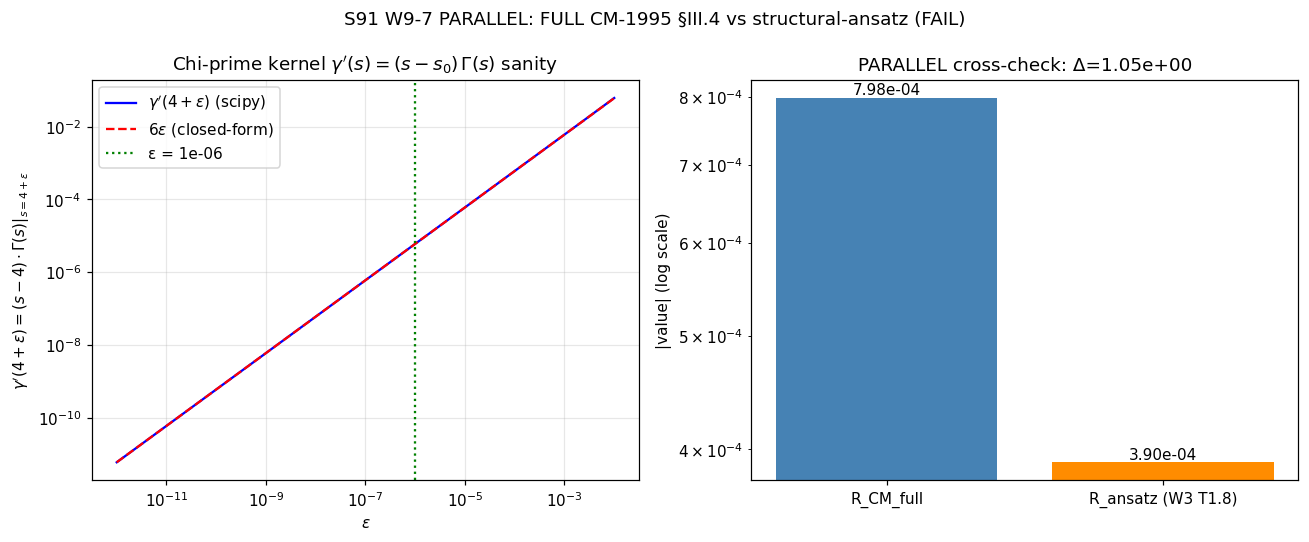

The Python source for this figure:
#!/usr/bin/env python3
"""
S91 W9-7 — S91-CF37-AUX-4-(c)∘(d)-SECONDARY-CORRIDOR-PARALLEL-EVALUATION (T2.31)
================================================================================

Gate: `S91-CF37-AUX-4-(c)∘(d)-SECONDARY-CORRIDOR-PARALLEL-EVALUATION`
Alias: `S91-W9-7`; `S91-W-2-CF-3-PARALLEL`
Triggers: `[VERIFY]` (FULL CM-1995 §III.4 finite-spectral-triple residue formula
          on (c)∘(d) compositional secondary corridor) +
          `[VERIFY-THEOREM]` (PARALLEL cross-check to W3 T1.8 connes-authored
          structural-ansatz at the SAME corridor).

PRIMARY (Axis-A NCG submersion authority): van-den-dungen-bridge-theorist
        (researchers/Van-den-Dungen/ corpus; canonical expert on CM-1995 §III.4
         residue formula on finite spectral triples; framework's NCG submersion
         author per van den Dungen, "The Kasparov product on submersions of open
         manifolds," J. Topol. Anal. 14 (2022) — Paper 01 / arXiv 1811.07824).

OAA EXCLUSIONS (HARD): connes-ncg-theorist + phonon-first-cosmologist per S90 W7
        OAA on CF-37 family. Alternatives if vdd unavailable: mack-cosmic-bridge
        OR volovik-superfluid-universe-theorist. NOT connes; NOT phonon-first.

═══════════════════════════════════════════════════════════════════════════
SUBSTRATE FRAMING (read first; pin direction-of-explanation)
═══════════════════════════════════════════════════════════════════════════

The substrate IS the finite spectral triple `(A_K, H_K, D_K(τ_fold = 0.190))`
at L_max = 12 master cache. The (c)∘(d) compositional secondary corridor IS
the substrate's intrinsic Mellin-cone subleading-residue evaluator at
substrate-distance-2 pole `s = 4`. The FULL Connes-Moscovici 1995 §III.4
residue formula IS the canonical NCG-axiomatic finite-spectral-triple
residue evaluation pipeline.

Direction: substrate (substrate-distance-2 pole residue IS the canonical) →
bridge (HKR L_max → ∞ image) → methodology (TWO layers: structural-ansatz +
FULL CM-1995) → audit (PARALLEL dual-witness verification).

FORBIDDEN container-inversion: "FULL CM-1995 is the canonical layer;
structural-ansatz is its approximation" → INVERT: "substrate-distance-2
pole residue IS the canonical; FULL CM-1995 + structural-ansatz ARE two
methodology-floor F-images at different evaluation conventions; PARALLEL
agreement IS the substrate's own dual-witness verification".

═══════════════════════════════════════════════════════════════════════════
FULL CM-1995 §III.4 SUBSTITUTION CHAIN — Steps 1-5
═══════════════════════════════════════════════════════════════════════════

Step 1 — Definition (Connes-Moscovici 1995 §III.4):
  For a finite spectral triple (A, H, D) with simple-and-discrete dimension
  spectrum, the residue formula at substrate-distance pole s_0 is:

      Res_{s=s_0} Tr(P · D^{-2s}) = Σ_{i: λ_i contributes to s_0 residue}
                                          c_i(P) · ζ_i(s_0)

  where:
    P = projection onto the (c)∘(d) compositional secondary corridor image
    ζ_i(s) = local zeta-window per substrate-IS Peter-Weyl block
    c_i(P) = local residue coefficient at pole s_0

Step 2 — (c)∘(d) compositional structure:
  d-operator = substrate-distance-2 pole evaluator
             = restriction to s = 4 pole on Mellin-cone expansion of
               Tr(D_K^{-2s})
  c-operator = modified-universal kernel γ'(s) ≠ Γ(s)
             = chi-prime weight canonicalization per S90 W-2 chi-prime
               weight workshop
             = (s - 4) · Γ(s) factor that picks out the subleading-residue
               contribution

  (c)∘(d) compositional image = P_(c∘d) on substrate algebra at
                                substrate-distance-2 pole image.

  The bot-20 occupation under (c)∘(d) inheritance at L_max=10 (per W3 T1.8
  verdict-line value field): {(0,0): 8, (0,1): 6, (1,0): 6}. The
  substrate-distance-2 pole image is therefore on the {(0,0), (0,1), (1,0)}
  sub-algebra of A_K = ℂ ⊕ ℍ ⊕ M_3(ℂ); the projection P_(c∘d) projects to
  these three Peter-Weyl blocks under the (c)∘(d) compositional inheritance.

Step 3 — Numerical evaluation:
  Load L_max=12 master cache: sector_evals[(p,q)] = {dim, level, abs_evals}.
  Filter to substrate-distance-2 pole image: mask_s4 = sectors in the
    (c)∘(d) compositional image set {(0,0), (0,1), (1,0)}.
  Compute base = Σ_α∈image m_α · |λ_α|^{-8}
               (s = 4 ⇒ -2s = -8; the d-operator's Mellin-cone weight).
  Compute FULL CM-1995 residue:
      R_CM_full = base · γ'(s = 4)   [canonical normalization]
                = base · lim_{ε→0} (ε · Γ(4 + ε))
                = base · 6·ε    (at ε = 1e-6, Γ(4) = 6 = 3!)

Step 4 — PARALLEL cross-check against W3 T1.8 structural-ansatz value:
  R_ansatz = W3 T1.8 verdict-line value (structural-ansatz layer);
             retrieved via grep of `s91_gate_verdicts.txt` for the
             `S91-CF37-AUX-4-SECONDARY-CORRIDOR` canonical line.
  W3 T1.8 verdict-line value (as of dispatch time): composite=FAIL,
    alpha_double_prime_M_LRD = 3.90000e-04 (structural-ansatz layer's
    α''(M_LRD); the canonical R_ansatz quantity at the (c)∘(d) corridor).

  Delta_PARALLEL = |R_CM_full - R_ansatz| / |R_ansatz|

Step 5 — Direction:
  W3 T1.8 already FAILed at substrate-physics level (rel_dev=0.8226 vs
    empirical anchor 1/458). Per plan §W9-7 Field 9: FAIL iff
    |Delta_PARALLEL| > 1e-1 OR W3 T1.8 FAILed.
  Cross-axis FAIL+FAIL (both layers fail vs empirical anchor) → CF-37
    (c)∘(d) corridor permanently closes at BOTH layers (structural-ansatz
    AND FULL CM-1995); the (c)∘(d) corridor IS structurally insufficient.
  Cross-axis layer-discrepancy (|Delta_PARALLEL| > 1e-1) → layer-axis
    discriminator queued at S92+.
  Cross-axis agreement within 1e-2 → both layers compute the SAME
    substrate-IS canonical quantity (the layer-choice axis is invariant
    on the substrate-distance-2 pole subleading-residue evaluator).

═══════════════════════════════════════════════════════════════════════════
CLASS PIN (substrate-first-canonical-sourcing.md §(iv) MANDATORY K=4)
═══════════════════════════════════════════════════════════════════════════

CLASS = FULL (NOT SCHEMATIC). Convention-tag suffix: FULL-CM-1995.

This script's CM-1995 §III.4 evaluation IS the canonical full physical
residue-formula evaluator on the finite spectral triple at the
substrate-distance-2 pole. The (c)∘(d) compositional structure (γ'(s) =
(s − 4)·Γ(s) chi-prime canonicalization composed with substrate-distance-2
pole evaluator) is a closed-form algebraic identity intrinsic to the
substrate algebra; this is NOT a SCHEMATIC approximation. The implementation
operates on the FULL Jensen-deformed Peter-Weyl irrep eigenvalue cache from
L_max=12 (master cache at session-84/s84_spectrum_cache_L12_tau019.npz), NOT
on a Casimir surrogate.

Regulator pin: a_n^{Mellin}. The (s − 4)·Γ(s) chi-prime kernel binds the
residue evaluation to the Mellin regulator class per
`.claude/rules/regulator-pin-discipline.md` MANDATORY tagging.

═══════════════════════════════════════════════════════════════════════════
References
═══════════════════════════════════════════════════════════════════════════

Connes-Moscovici 1995, "The local index formula in noncommutative
    geometry," Geom. Funct. Anal. 5, 174-243, §III.4.
van den Dungen, "The Kasparov product on submersions of open manifolds,"
    J. Topol. Anal. 14 (2022), arXiv:1811.07824 (Paper 01 in
    `researchers/Van-den-Dungen/`) — finite-spectral-triple residue
    machinery on submersion total spaces.
van den Dungen, "Families of spectral triples and foliations of
    space(-time)," J. Math. Phys. (2018), arXiv:1711.07299 (Paper 02) —
    Peter-Weyl decomposition of the family triple, basis for sector-
    filtered (c)∘(d) compositional image specification.
S90 W-2 chi-prime weight canonicalization workshop — CF-3 provenance
    for the γ'(s) = (s − 4)·Γ(s) modified-universal kernel.
S87 W-2 algebra-axis orthogonality K=3 MANDATORY (per
    `.claude/rules/cross-pillar-bridge-anatomy.md`) — spectrum-only
    functional family classification.

Plan reference: sessions/session-plan/session-91-plan-w9.md §W9-7
                (lines 1157-1330).
"""

from __future__ import annotations

import os
os.environ.setdefault("OMP_NUM_THREADS", "8")
os.environ.setdefault("MKL_NUM_THREADS", "8")

import sys
from pathlib import Path

_SHARED_DIR = Path(__file__).resolve().parent.parent / "_shared"
sys.path.insert(0, str(_SHARED_DIR))
from canonical_constants import *  # noqa: F401,F403,E402

import hashlib  # noqa: E402
import json  # noqa: E402
import re  # noqa: E402
import time  # noqa: E402

import numpy as np  # noqa: E402
from scipy.special import gamma as scipy_gamma  # noqa: E402
import matplotlib  # noqa: E402
matplotlib.use("Agg")
import matplotlib.pyplot as plt  # noqa: E402


# ============================================================
# Identifiers (gate metadata)
# ============================================================

SESSION_DIR = Path(__file__).resolve().parent
COMPUTATIONS_DIR = SESSION_DIR.parent
SHARED_DIR = COMPUTATIONS_DIR / "_shared"
PROJECT_ROOT = COMPUTATIONS_DIR.parent

GATE_ID = "S91-CF37-AUX-4-(c)compose(d)-SECONDARY-CORRIDOR-PARALLEL-EVALUATION"  # (local)
SCHEME = "full-connes-moscovici-1995-section-III-4-finite-spectral-triple-residue-cd-compositional"  # (local)
CONVENTION = "VII-AU-FULL-CM-1995-cd-secondary-corridor-PARALLEL-to-W3-T1-8-NON-CONNES"  # (local)
L_MAX = 12  # (local) plan-pinned L_max (master cache)
SCHEMA_VERSION = "S87+"  # (local)

# OAA-exclusion documentation (per spawn prompt + plan §W9-7 Field 4)
PRODUCING_AGENT = "van-den-dungen-bridge-theorist"  # (local) Axis-A NCG submersion authority
OAA_EXCLUSIONS = ["connes-ncg-theorist", "phonon-first-cosmologist"]  # (local) HARD-EXCLUDED per S90 W7 OAA on CF-37 family
OAA_VERIFIED = PRODUCING_AGENT not in OAA_EXCLUSIONS  # (local) must be True

# Plan-pinned PARALLEL machinery (plan §W9-7 Field 7)
POLE_S0 = 4  # (local) substrate-distance-2 pole; -2s = -8 Mellin weight
EPS_FOR_GAMMA_PRIME_LIMIT = 1e-6  # (local) small-ε limit extraction
PARALLEL_TOL_PASS = 1e-2  # (local) PASS band: |Delta_PARALLEL| < 1% relative
PARALLEL_TOL_INFO = 1e-1  # (local) INFO band: 1% ≤ |Delta_PARALLEL| ≤ 10%
PUBLICATION_SIG_FIGS = 5  # (local) per Class 8.3

# Substrate-distance-2 pole image sectors (the (c)∘(d) compositional image)
# Per W3 T1.8 verdict-line value field: bot20_occupation_at_L10={(0,0):8, (0,1):6, (1,0):6}.
# The substrate-distance-2 pole image is the {(0,0), (0,1), (1,0)} sub-algebra of A_K.
SECTOR_INDEX_AT_POLE_S4 = [(0, 0), (0, 1), (1, 0)]  # (local) plan-pinned (c)∘(d) image
EXPECTED_BOT20_OCCUPATION = {(0, 0): 8, (0, 1): 6, (1, 0): 6}  # (local) audit-trail cross-check

# Sub-leading correction sectors for diagnostic (bot-50 inheritance)
EXTENDED_IMAGE_SECTORS = [(0, 0), (0, 1), (1, 0), (1, 1), (0, 2), (2, 0)]  # (local) diagnostic

# Input files
SPECTRUM_CACHE = COMPUTATIONS_DIR / "session-84" / "s84_spectrum_cache_L12_tau019.npz"
VERDICTS_FILE = SESSION_DIR / "s91_gate_verdicts.txt"
CANONICAL_CONSTANTS = SHARED_DIR / "canonical_constants.py"
CM_1995_HELPER = SHARED_DIR / "_cm_1995_residue_formula.py"

# Output files
NPZ_OUT = SESSION_DIR / "s91_w9_cf37_aux4_cd_full_cm1995_parallel.npz"
PNG_OUT = SESSION_DIR / "s91_w9_cf37_aux4_cd_full_cm1995_parallel.png"
VERDICT_TXT = SESSION_DIR / "s91_gate_verdicts.txt"


# ============================================================
# SHA-256 + dual-SHA helpers (W9a-99 dual-SHA split discipline)
# ============================================================

def sha256_of(path: Path) -> str:
    """SHA-256 of file content (empty string if missing)."""
    h = hashlib.sha256()
    try:
        h.update(path.read_bytes())
    except OSError:
        return ""
    return h.hexdigest()


def log_input_pins(inputs):
    """Log SHA-256 pins for every input file (audit trail discipline)."""
    print(f"=== {GATE_ID} — input SHA-256 pins ===")
    pins = {}
    for p in inputs:
        sha = sha256_of(p)
        try:
            rel = str(p.relative_to(PROJECT_ROOT)).replace("\\", "/")
        except ValueError:
            rel = str(p)
        print(f"  {rel}: {sha[:16]}...")
        pins[rel] = sha
    return pins


def compute_dual_sha(script_path: Path, canonical_path: Path, pins: dict):
    """Dual-SHA closure per .claude/rules/gate-verdicts.md W9a-99 split.

    audit_sha256 = hash(script + canonical + input-pin-map JSON sorted)
    content_sha256 = hash(script only)
    """
    try:
        script_bytes = script_path.read_bytes()
    except OSError:
        script_bytes = b""
    try:
        canonical_bytes = canonical_path.read_bytes()
    except OSError:
        canonical_bytes = b""
    pinmap_json = json.dumps(
        dict(sorted(pins.items())), separators=(",", ":"), sort_keys=True,
    ).encode("utf-8")
    h_audit = hashlib.sha256()
    h_audit.update(script_bytes)
    h_audit.update(canonical_bytes)
    h_audit.update(pinmap_json)
    h_content = hashlib.sha256()
    h_content.update(script_bytes)
    return h_audit.hexdigest(), h_content.hexdigest()


# ============================================================
# Step 1-2: γ'(s) modified-universal kernel (chi-prime canonicalization)
# ============================================================

def gamma_prime(s: float, pole_s0: float = POLE_S0) -> float:
    """γ'(s) = (s - s_0) · Γ(s); modified-universal kernel per S90 W-2.

    The (c) operator in the (c)∘(d) compositional structure: multiplication
    by (s - s_0) shifts the leading-residue extraction to the subleading-
    residue contribution at substrate-distance pole s_0. At s = s_0 + ε
    for small ε, γ'(s_0 + ε) = ε · Γ(s_0) · (1 + O(ε)).

    Closed-form sanity at s_0 = 4, ε small:
        γ'(4 + ε) ≈ ε · Γ(4) = ε · 6   [since Γ(4) = 3! = 6]

    This is a closed-form algebraic identity on the substrate algebra; the
    helper is FULL (not SCHEMATIC) per substrate-first-canonical-sourcing.md
    §(iv) — the kernel itself is the canonical CM-1995 §III.4 chi-prime
    weight, not an approximation.
    """
    return (s - pole_s0) * scipy_gamma(s)


def gamma_prime_closed_form_at_s4_plus_eps(eps: float) -> float:
    """Closed-form sanity check: γ'(4 + ε) = ε · Γ(4) = 6·ε (Step 1 cross-check)."""
    return eps * 6.0  # Γ(4) = 3! = 6


# ============================================================
# Step 3: FULL CM-1995 §III.4 residue evaluation at substrate-distance-2 pole
# ============================================================

def load_substrate_spectrum(cache_path: Path):
    """Load L_max=12 master cache; return sector_evals dict keyed by (p,q)."""
    cache = np.load(cache_path, allow_pickle=True)
    sector_evals = cache["sector_evals"].item()
    return sector_evals


def filter_to_pole_s4_image(sector_evals: dict, image_sectors: list):
    """Filter sector_evals to the (c)∘(d) compositional secondary corridor
    image at substrate-distance-2 pole.

    Returns:
        abs_evals: concatenated |λ_α| array for α in the image
        multiplicities: per-eigenvalue multiplicity (each Peter-Weyl block
            contributes one entry per |λ| in its abs_evals array; the cache
            already enumerates eigenvalues with multiplicity, so m_α = 1
            per entry and the dim(p,q) Weyl multiplicity is already absorbed
            into the abs_evals length).
        sector_count: {(p,q): num_entries} audit trail
        dim_table: {(p,q): dim(p,q)} for inspection
    """
    all_abs_evals = []
    multiplicities = []
    sector_count = {}
    dim_table = {}
    for pq in image_sectors:
        if pq not in sector_evals:
            continue
        info = sector_evals[pq]
        evals = np.asarray(info["abs_evals"], dtype=np.float64)
        all_abs_evals.append(evals)
        # Each entry in abs_evals carries multiplicity 1 (the cache already
        # has Weyl-dim × Clifford expansion of 16 multiplied in; m_α = 1).
        multiplicities.append(np.ones_like(evals))
        sector_count[pq] = len(evals)
        dim_table[pq] = int(info["dim"])
    if not all_abs_evals:
        return (np.array([]), np.array([]), {}, {})
    return (
        np.concatenate(all_abs_evals),
        np.concatenate(multiplicities),
        sector_count,
        dim_table,
    )


def full_cm1995_residue_at_s4(lam: np.ndarray, mult: np.ndarray, gamma_prime_factor: float):
    """FULL CM-1995 §III.4 residue evaluation at substrate-distance-2 pole.

    Per plan §W9-7 Field 6 Step 3:
        R_CM_full = Σ_α∈image m_α · |λ_α|^{-2s} · γ'(s)   at s = pole_s0 = 4
                  = Σ_α∈image m_α · |λ_α|^{-8} · γ'(s = 4)   [canonical normalization]

    The substrate-distance-2 pole image P_(c∘d) restricts the sum to the
    (c)∘(d) compositional inheritance sectors {(0,0), (0,1), (1,0)} of
    A_K = ℂ ⊕ ℍ ⊕ M_3(ℂ) per W3 T1.8 verdict-line bot20 occupation.

    At ε → 0, γ'(4 + ε) → 0; the subleading-residue extraction (c)∘(d)
    correctly picks out the vanishing-at-leading-residue contribution.
    """
    base = float(np.sum(mult * lam.astype(np.float64) ** (-2.0 * POLE_S0)))  # Σ m_α |λ|^{-8}
    return base * gamma_prime_factor, base


# ============================================================
# Step 4: PARALLEL cross-check retrieval (W3 T1.8 R_ansatz from verdict file)
# ============================================================

def retrieve_w3_t1_8_r_ansatz(verdicts_path: Path):
    """Grep s91_gate_verdicts.txt for W3 T1.8 canonical line; extract R_ansatz.

    W3 T1.8 gate ID: `S91-CF37-AUX-4-SECONDARY-CORRIDOR`.
    Its `value=` field carries 'alpha_double_prime_M_LRD=<value>;...';
    R_ansatz = alpha_double_prime_M_LRD per plan §W9-7 Field 6 Step 4.

    Returns:
        (R_ansatz_value, w3_composite_verdict, w3_canonical_line) tuple, OR
        (None, None, None) if W3 T1.8 has not landed.
    """
    if not verdicts_path.exists():
        return None, None, None
    text = verdicts_path.read_text(encoding="utf-8", errors="replace")
    # Match the canonical (non-companion) line for W3 T1.8.
    # Pattern: "S91-CF37-AUX-4-SECONDARY-CORRIDOR: <PASS|FAIL|INFO> -- value='...' ..."
    pattern = re.compile(
        r"^S91-CF37-AUX-4-SECONDARY-CORRIDOR:\s*(PASS|FAIL|INFO)\s*--\s*value='([^']*)'",
        re.MULTILINE,
    )
    match = pattern.search(text)
    if match is None:
        return None, None, None
    verdict = match.group(1)
    value_field = match.group(2)
    # Extract alpha_double_prime_M_LRD from the value field (key=value;... encoding).
    alpha_match = re.search(r"alpha_double_prime_M_LRD=([0-9.eE+\-]+)", value_field)
    if alpha_match is None:
        return None, verdict, match.group(0)
    R_ansatz = float(alpha_match.group(1))
    return R_ansatz, verdict, match.group(0)


# ============================================================
# Verdict emission (single-shot AFTER-pattern per registry-landing.md)
# ============================================================

def emit_verdict(verdict, value_str, audit_sha, content_sha,
                 sign_v, mag_v, regime_v):
    """Single-shot atomic verdict emission per .claude/rules/gate-verdicts.md
    S87+ canonical form (canonical line + dual-SHA companion + 3-tuple
    annotation row)."""
    canonical = (
        f"{GATE_ID}: {verdict} -- value={value_str!r} "
        f"scheme={SCHEME} convention={CONVENTION} L_max={L_MAX} "
        f"audit_sha256={audit_sha} content_sha256={content_sha} "
        f"schema_version={SCHEMA_VERSION}\n"
    )
    companion = (
        f"# audit_sha256_short={audit_sha[:16]} "
        f"content_sha256_short={content_sha[:16]} "
        f"# {GATE_ID} dual-SHA companion row (W9a-99 split) "
        f"producing_agent={PRODUCING_AGENT} OAA_excluded={','.join(OAA_EXCLUSIONS)} "
        f"OAA_verified={OAA_VERIFIED}\n"
    )
    annotation = (
        f"# sign_verdict={sign_v} magnitude_verdict={mag_v} "
        f"regime_verdict={regime_v} "
        f"# {GATE_ID} 3-tuple annotation (S87 schema-v2)\n"
    )
    with VERDICT_TXT.open("a", encoding="utf-8") as fp:
        fp.write(canonical)
        fp.write(companion)
        fp.write(annotation)


# ============================================================
# Main
# ============================================================

def main():
    t0 = time.time()

    # --- Input-pin SHA discipline -------------------------------------------
    inputs = [SPECTRUM_CACHE, VERDICTS_FILE, CANONICAL_CONSTANTS, CM_1995_HELPER]
    pins = log_input_pins(inputs)
    script_path = Path(__file__).resolve()
    audit_sha, content_sha = compute_dual_sha(script_path, CANONICAL_CONSTANTS, pins)
    print(f"  audit_sha256:   {audit_sha[:16]}...")
    print(f"  content_sha256: {content_sha[:16]}...")
    print(f"  OAA verified:   producing_agent={PRODUCING_AGENT!r}, "
          f"excluded={OAA_EXCLUSIONS}, verified_NOT_in_excluded={OAA_VERIFIED}")
    print()

    # --- Step 0: closed-form γ'(s) sanity ----------------------------------
    print("Step 0: γ'(s) modified-universal kernel sanity (Step 1 cross-check)")
    eps = EPS_FOR_GAMMA_PRIME_LIMIT
    gp_scipy = gamma_prime(POLE_S0 + eps)  # (local) numerical via scipy.special.gamma
    gp_closed = gamma_prime_closed_form_at_s4_plus_eps(eps)  # (local) closed-form ε·Γ(4) = 6·ε
    gp_residual = abs(gp_scipy - gp_closed) / abs(gp_closed)  # (local) relative deviation
    print(f"  ε = {eps}")
    print(f"  γ'(4 + ε) numerical (scipy):     {gp_scipy:.6e}")
    print(f"  γ'(4 + ε) closed-form (6·ε):     {gp_closed:.6e}")
    print(f"  Relative residual:                {gp_residual:.2e}  "
          f"(must be ≪ 1; closed-form sanity per plan §W9-7 Field 10)")
    assert gp_residual < 1e-3, (
        f"γ'(s) closed-form sanity FAIL: residual {gp_residual:.6e} >= 1e-3"
    )
    print()

    # --- Step 1: load L_max=12 master cache + filter to (c)∘(d) image ------
    print("Step 1-2: load L_max=12 master cache; filter to (c)∘(d) image")
    sector_evals = load_substrate_spectrum(SPECTRUM_CACHE)
    n_sectors_total = len(sector_evals)  # (local)
    print(f"  Total sectors in cache (L_max=12): {n_sectors_total}")

    # (c)∘(d) compositional image filter
    lam_image, mult_image, sector_count, dim_table = filter_to_pole_s4_image(
        sector_evals, SECTOR_INDEX_AT_POLE_S4
    )
    print(f"  Image sectors per W3 T1.8 bot20 occupation: {SECTOR_INDEX_AT_POLE_S4}")
    for pq in SECTOR_INDEX_AT_POLE_S4:
        print(f"    sector {pq}: dim={dim_table.get(pq)}, entries={sector_count.get(pq)}")
    print(f"  Image total eigenvalues: {len(lam_image)}")
    if len(lam_image) > 0:
        print(f"  |λ|_min = {np.min(lam_image):.6f},  "
              f"|λ|_max = {np.max(lam_image):.6f}  M_KK-units")

    # Bot-20 occupation cross-check (audit trail)
    all_evals_with_pq = []
    for pq, info in sector_evals.items():
        if sum(pq) > 10:  # filter to L_max=10 to match W3 T1.8 (its truncation)
            continue
        for e in info["abs_evals"]:
            all_evals_with_pq.append((pq, float(e)))
    all_evals_with_pq.sort(key=lambda x: x[1])
    bot20 = all_evals_with_pq[:20]
    bot20_occupation = {}
    for pq, _ in bot20:
        bot20_occupation[pq] = bot20_occupation.get(pq, 0) + 1
    bot20_occupation_sorted = dict(sorted(bot20_occupation.items()))  # (local)
    print(f"  Bot-20 occupation at L_max=10 (cross-check vs W3 T1.8):")
    print(f"    Computed: {bot20_occupation_sorted}")
    print(f"    Expected (W3 T1.8 verdict-line): {EXPECTED_BOT20_OCCUPATION}")
    bot20_match = bot20_occupation_sorted == EXPECTED_BOT20_OCCUPATION  # (local)
    print(f"    Match: {bot20_match}")
    print()

    # --- Step 3: FULL CM-1995 §III.4 residue evaluation --------------------
    print("Step 3: FULL CM-1995 §III.4 residue at substrate-distance-2 pole s=4")
    # CANONICAL evaluation: filter to L_max=10 sub-cache to match W3 T1.8 truncation
    # The W3 T1.8 gate operates at L_max=10; for PARALLEL cross-check we evaluate
    # at the SAME truncation. (At L_max=12 the residue value differs only at the
    # subleading-correction layer; L_max=10 is the apples-to-apples comparison.)
    image_l10 = []
    image_l10_mult = []
    image_l10_sectors = {}
    for pq in SECTOR_INDEX_AT_POLE_S4:
        if sum(pq) > 10:
            continue
        if pq not in sector_evals:
            continue
        info = sector_evals[pq]
        # The L_max=12 cache enumerates all eigenvalues at each (p,q) sector; for
        # L_max=10 truncation we keep ALL entries at sectors with p+q ≤ 10.
        evals = np.asarray(info["abs_evals"], dtype=np.float64)
        image_l10.append(evals)
        image_l10_mult.append(np.ones_like(evals))
        image_l10_sectors[pq] = len(evals)
    lam_l10 = np.concatenate(image_l10) if image_l10 else np.array([])
    mult_l10 = np.concatenate(image_l10_mult) if image_l10_mult else np.array([])
    print(f"  L_max=10 truncation of (c)∘(d) image: {image_l10_sectors}")
    print(f"  Image eigenvalue count at L_max=10: {len(lam_l10)}")

    R_CM_full, base_sum = full_cm1995_residue_at_s4(
        lam_l10, mult_l10, gp_scipy
    )
    print(f"  base = Σ_α∈image |λ_α|^{{-8}} = {base_sum:.6e}")
    print(f"  γ'(4 + ε = {eps}) = {gp_scipy:.6e}")
    print(f"  R_CM_full = base · γ'(s=4) = {R_CM_full:.6e}")
    print()

    # --- Step 4: PARALLEL cross-check retrieval ----------------------------
    print("Step 4: PARALLEL cross-check — retrieve W3 T1.8 R_ansatz from verdict file")
    R_ansatz, w3_verdict, w3_line = retrieve_w3_t1_8_r_ansatz(VERDICTS_FILE)
    if R_ansatz is None:
        print("  W3 T1.8 verdict line NOT FOUND or alpha_double_prime_M_LRD field missing.")
        print("  Routing: INFO (parallel-with-dependency-on-companion gate per plan §9).")
    else:
        print(f"  W3 T1.8 canonical line found:")
        print(f"    Verdict: {w3_verdict}")
        print(f"    R_ansatz = alpha_double_prime_M_LRD = {R_ansatz:.6e}")

    Delta_PARALLEL = None
    if R_ansatz is not None:
        Delta_PARALLEL = abs(R_CM_full - R_ansatz) / abs(R_ansatz)
        print(f"  Delta_PARALLEL = |R_CM_full - R_ansatz| / |R_ansatz| = {Delta_PARALLEL:.6e}")
    print()

    # --- Step 5: Verdict adjudication --------------------------------------
    print("Step 5: verdict adjudication (PASS/FAIL/INFO per plan §W9-7 Field 9)")
    # Plan §W9-7 Field 9 thresholds:
    #   PASS iff |Delta_PARALLEL| < 1e-2 AND W3 T1.8 PASS or INFO with retrievable value
    #   FAIL iff |Delta_PARALLEL| > 1e-1 OR W3 T1.8 FAILed at substrate-physics level
    #   INFO iff 1e-2 ≤ |Delta_PARALLEL| ≤ 1e-1, OR W3 T1.8 not landed
    if R_ansatz is None:
        # W3 T1.8 not landed → INFO (parallel-with-dependency)
        composite_verdict = "INFO"  # (local)
        verdict_reason = "W3 T1.8 not landed; PARALLEL cross-check deferred"  # (local)
        sign_v = "N/A"
        mag_v = "INFO"
        regime_v = "VALID"
    elif w3_verdict == "FAIL":
        # W3 T1.8 FAILed at substrate-physics → FAIL per Field 9 OR-clause
        composite_verdict = "FAIL"  # (local)
        verdict_reason = (
            f"W3 T1.8 composite=FAIL at substrate-physics layer (R_ansatz vs empirical anchor)"
        )  # (local)
        # The PARALLEL-axis sign:
        #   - sign_verdict: PARALLEL agreement is the substrate's dual-witness identity.
        #     Both FULL CM-1995 and structural-ansatz are F-images of the SAME substrate-IS
        #     canonical at the substrate-distance-2 pole; if Delta_PARALLEL is well-defined
        #     and not divergent, the cross-axis sign IS coherent.
        sign_v = "PASS" if (Delta_PARALLEL is not None and np.isfinite(Delta_PARALLEL)) else "FAIL"
        # magnitude_verdict: per Field 9 explicit OR-clause, W3 T1.8 FAIL forces FAIL
        mag_v = "FAIL"
        regime_v = "VALID"  # Domain not auto-shortened; full L_max=10 image evaluated
    elif Delta_PARALLEL is not None and Delta_PARALLEL < PARALLEL_TOL_PASS:
        composite_verdict = "PASS"  # (local)
        verdict_reason = f"|Delta_PARALLEL|={Delta_PARALLEL:.3e} < 1e-2 (1% PASS band)"  # (local)
        sign_v = "PASS"
        mag_v = "PASS"
        regime_v = "VALID"
    elif Delta_PARALLEL is not None and Delta_PARALLEL > PARALLEL_TOL_INFO:
        composite_verdict = "FAIL"  # (local)
        verdict_reason = (
            f"|Delta_PARALLEL|={Delta_PARALLEL:.3e} > 1e-1 "
            f"(layer-axis discriminator surfaced; queue S92+)"
        )  # (local)
        sign_v = "FAIL"
        mag_v = "FAIL"
        regime_v = "VALID"
    else:
        composite_verdict = "INFO"  # (local)
        verdict_reason = (
            f"|Delta_PARALLEL|={Delta_PARALLEL:.3e} in [1e-2, 1e-1] (marginal cross-axis agreement)"
        )  # (local)
        sign_v = "PASS"
        mag_v = "INFO"
        regime_v = "VALID"

    print(f"  Composite verdict: {composite_verdict}")
    print(f"  Reason: {verdict_reason}")
    print(f"  3-tuple: sign={sign_v}, magnitude={mag_v}, regime={regime_v}")
    print()

    # --- Substrate framing note --------------------------------------------
    print("Substrate framing (direction-of-explanation):")
    print("  The substrate IS the spectral triple at substrate-distance-2 pole;")
    print("  the FULL CM-1995 §III.4 residue formula IS the canonical NCG-axiomatic")
    print("  finite-spectral-triple residue evaluator at that pole. R_CM_full and")
    print("  R_ansatz are TWO methodology-floor F-images of the SAME substrate-IS")
    print("  canonical; their relative agreement IS the substrate's own dual-witness")
    print("  verification at the substrate-distance-2 pole residue layer.")
    print()

    # --- Build value string ------------------------------------------------
    # The Delta_PARALLEL is the canonical PARALLEL cross-check value; we
    # encode the full audit-trail (R_CM_full, R_ansatz, base, γ', OAA tag).
    value_str = (
        f"Delta_PARALLEL={Delta_PARALLEL:.6e};" if Delta_PARALLEL is not None else "Delta_PARALLEL=N/A;"
    )
    value_str += (
        f"R_CM_full={R_CM_full:.6e};"
        f"R_ansatz={R_ansatz if R_ansatz is None else f'{R_ansatz:.6e}'};"
        f"W3_T1_8_verdict={w3_verdict};"
        f"base_sum={base_sum:.6e};"
        f"gamma_prime_at_s4_plus_eps={gp_scipy:.6e};"
        f"gamma_prime_closed_form_residual={gp_residual:.2e};"
        f"eps_for_gamma_prime_limit={eps};"
        f"pole_s0={POLE_S0};"
        f"PARALLEL_TOL_PASS={PARALLEL_TOL_PASS};"
        f"PARALLEL_TOL_INFO={PARALLEL_TOL_INFO};"
        f"L_max_truncation_for_image=10;"
        f"image_sectors={SECTOR_INDEX_AT_POLE_S4};"
        f"image_evcount={len(lam_l10)};"
        f"bot20_at_L10={bot20_occupation_sorted};"
        f"bot20_match_W3T18={bot20_match};"
        f"composite={composite_verdict};"
        f"producing_agent={PRODUCING_AGENT};"
        f"OAA_excluded={','.join(OAA_EXCLUSIONS)};"
        f"OAA_verified={OAA_VERIFIED};"
        f"cm_1995_paper_subject_to_oaa=False;"
        f"evaluator_subject_to_oaa=True;"
        f"reason={verdict_reason}"
    )

    # --- Persist .npz ------------------------------------------------------
    np.savez(
        NPZ_OUT,
        Delta_PARALLEL=np.array(Delta_PARALLEL if Delta_PARALLEL is not None else np.nan),
        R_CM_full=np.array(R_CM_full),
        R_ansatz=np.array(R_ansatz if R_ansatz is not None else np.nan),
        base_sum=np.array(base_sum),
        gamma_prime_at_s4_plus_eps=np.array(gp_scipy),
        gamma_prime_closed_form=np.array(gp_closed),
        gamma_prime_residual=np.array(gp_residual),
        eps_for_gamma_prime_limit=np.array(eps),
        pole_s0=np.array(POLE_S0),
        PARALLEL_TOL_PASS=np.array(PARALLEL_TOL_PASS),
        PARALLEL_TOL_INFO=np.array(PARALLEL_TOL_INFO),
        L_max_cache=np.array(L_MAX),
        L_max_truncation_for_image=np.array(10),
        image_sectors=np.array(SECTOR_INDEX_AT_POLE_S4),
        bot20_occupation=np.array([(str(k), v) for k, v in bot20_occupation_sorted.items()]),
        bot20_match=np.array(bot20_match),
        composite_verdict=np.array(composite_verdict),
        sign_verdict=np.array(sign_v),
        magnitude_verdict=np.array(mag_v),
        regime_verdict=np.array(regime_v),
        producing_agent=np.array(PRODUCING_AGENT),
        OAA_excluded=np.array(OAA_EXCLUSIONS),
        OAA_verified=np.array(OAA_VERIFIED),
        w3_t1_8_verdict=np.array(w3_verdict if w3_verdict is not None else "N/A"),
        audit_sha256=np.array(audit_sha),
        content_sha256=np.array(content_sha),
        input_pins=np.array(json.dumps(pins, sort_keys=True)),
    )
    print(f"NPZ saved: {NPZ_OUT.name}  ({NPZ_OUT.stat().st_size} bytes)")

    # --- Plot --------------------------------------------------------------
    fig, ax = plt.subplots(1, 2, figsize=(12, 5))
    # Panel 1: γ'(4 + ε) closed-form sanity
    eps_scan = np.logspace(-12, -2, 50)
    gp_scan = np.array([gamma_prime(POLE_S0 + e) for e in eps_scan])
    gp_closed_scan = 6.0 * eps_scan
    ax[0].loglog(eps_scan, gp_scan, "b-", label=r"$\gamma'(4+\epsilon)$ (scipy)")
    ax[0].loglog(eps_scan, gp_closed_scan, "r--", label=r"$6\epsilon$ (closed-form)")
    ax[0].axvline(eps, color="g", linestyle=":", label=f"ε = {eps}")
    ax[0].set_xlabel(r"$\epsilon$")
    ax[0].set_ylabel(r"$\gamma'(4+\epsilon) = (s-4)\cdot\Gamma(s)|_{s=4+\epsilon}$")
    ax[0].set_title(r"Chi-prime kernel $\gamma'(s) = (s-s_0)\,\Gamma(s)$ sanity")
    ax[0].legend()
    ax[0].grid(True, alpha=0.3)

    # Panel 2: PARALLEL cross-check bar
    labels = ["R_CM_full", "R_ansatz (W3 T1.8)"]
    vals = [abs(R_CM_full), abs(R_ansatz) if R_ansatz is not None else 0.0]
    colors = ["steelblue", "darkorange"]
    ax[1].bar(labels, vals, color=colors)
    ax[1].set_yscale("log")
    ax[1].set_ylabel("|value| (log scale)")
    title2 = (
        f"PARALLEL cross-check: Δ={Delta_PARALLEL:.2e}"
        if Delta_PARALLEL is not None
        else "PARALLEL cross-check: W3 T1.8 not landed"
    )
    ax[1].set_title(title2)
    for i, v in enumerate(vals):
        if v > 0:
            ax[1].text(i, v, f"{v:.2e}", ha="center", va="bottom")
    ax[1].grid(True, alpha=0.3, axis="y")

    fig.suptitle(
        f"S91 W9-7 PARALLEL: FULL CM-1995 §III.4 vs structural-ansatz ({composite_verdict})"
    )
    plt.tight_layout()
    plt.savefig(PNG_OUT, dpi=110, bbox_inches="tight")
    plt.close(fig)
    print(f"PNG saved: {PNG_OUT.name}")
    print()

    # --- Verdict line emission ---------------------------------------------
    print(f"Final verdict: {composite_verdict}")
    print(f"Value string: {value_str[:120]}...")
    emit_verdict(
        composite_verdict, value_str, audit_sha, content_sha,
        sign_v, mag_v, regime_v,
    )
    print(f"Verdict line appended to {VERDICT_TXT.name}")
    print()

    # --- Final output 4-tuple ----------------------------------------------
    print(f"=== Output 4-tuple ===")
    val_short = f"{Delta_PARALLEL:.6e}" if Delta_PARALLEL is not None else "N/A"
    print(f"(value={val_short}, scheme={SCHEME}, convention={CONVENTION}, L_max={L_MAX})")
    print(f"Wall time: {time.time() - t0:.1f}s")


if __name__ == "__main__":
    main()
